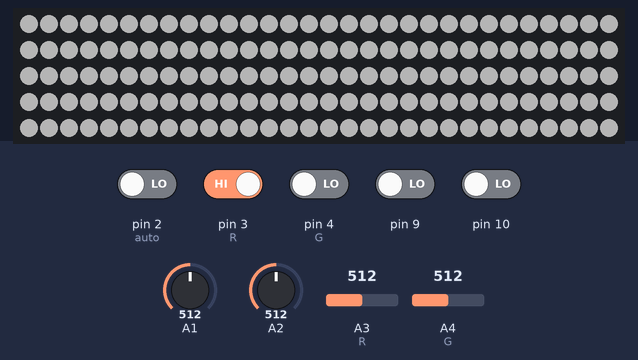
Bench run of a program on a simulated Arduino Mega 2560, built with avr-gcc and run on an emulated ATmega2560. Shown: 150 RGB LEDs in strip order, left to right, continuing on the next row. The inputs (shaded band) are chosen by the test bench; at power-on: pin 3 (R) HIGH, pin 2 (auto), pin 4 (G), pin 9, pin 10 LOW, A1 = 512, A2 = 512, A3 (R) = 512, A4 (G) = 512. Dim RGB values are drawn brighter than linear; random numbers use the default seed unless the program sets one.

Above: at 4.0 s.
4.1 s: pin 3 (R) driven LOW
At 6.9 s:
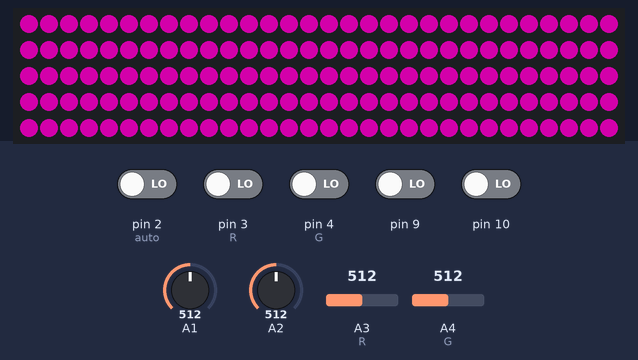
7.1 s: pin 4 (G) driven HIGH
At 9.1 s:
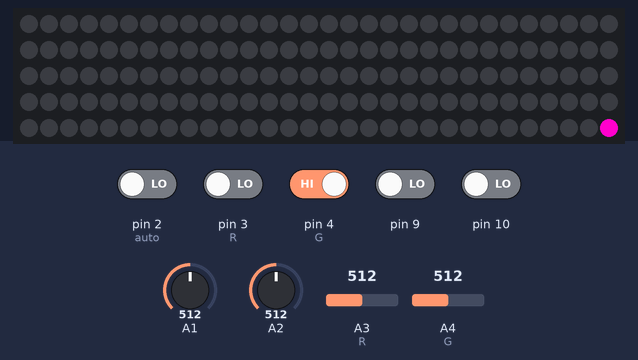
10.1 s: pin 10 driven HIGH
11.6 s: pin 10 driven LOW
14.6 s: pin 4 (G) driven LOW
At 17.4 s:
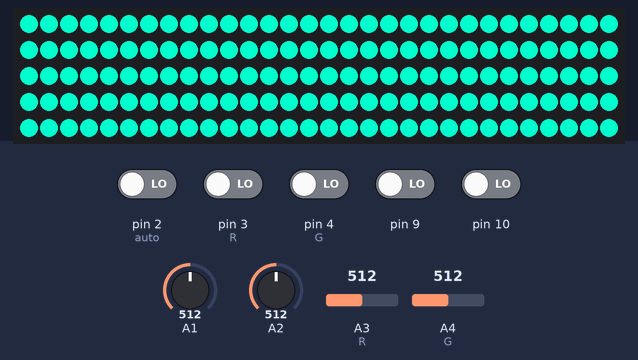
17.6 s: pin 4 (G) driven HIGH
At 19.7 s:
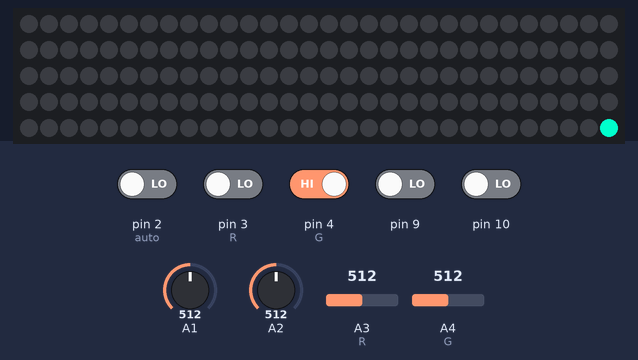
Timing chart, 0 to 21.2 s (numbered marks = the images above; inputs shaded):
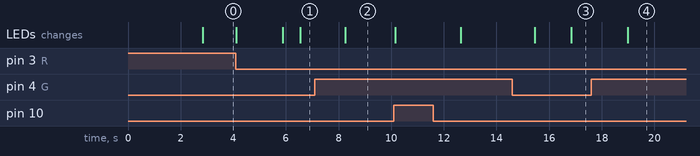

The program:

main.cpp
```cpp
#include <Arduino.h>
#include <Adafruit_NeoPixel.h>

#ifdef __AVR__
  #include <avr/power.h>
#endif

// definition of switches
#define estrobo 7
#define auto 2

#define staticLed 8
#define bpmFade 24
#define bpmLed 26
#define modoColor 20
#define turboColors 22
#define randomColorAuto 12

// defiticion of potenciometers
#define R 3
#define G 4
#define B 5

// definition of leds
#define ledStrip 6

// definition of analizer vars
int maxVolt = 0, preVolt = 0, volt = 0;

const int sensorPin = A0;
const int sampleWindow = 50;

// ledStrip
const int numPixels = 150;

int pixelFormat = NEO_GRB + NEO_KHZ800;
Adafruit_NeoPixel*pixels;

#define DELAYVAL 25
#define BRIGHTNESS 255


// definition of variables
int opt, r, g, b, finalR, finalG, finalB;
bool autoMode;

// switch array
int arrayPins[]  = {auto, randomColorAuto, staticLed, bpmFade, bpmLed, modoColor, turboColors};

// color definitions
int red[] = {255, 0, 0};
int green[] = {0, 255, 0};
int blue[] = {0, 0, 255};
int purple[] = {240, 0, 255};
int actualColor[] = {240,0,0};

int colors[][3] = {{0,0,255},{0,255,0},{255,0,0},{255,255,0},{255,0,255},{0,255,255},{255,255,255},{255,204,0},
  {255,0,204},{0,255,204},{0,204,255},{204,255,0},{204,0,255},{255,102,0},{255,0,102},{102,0,255},{102,255,0},
  {0,255,102},{0,102,255},{128,0,128},{153,204,255},{153,255,204},{255,204,153}};


// other definitions
int estroboWindow = 40;
long lastChange = 0;

// metodos globales

void staticMode(int c[]) {
  for (int i = 0; i < numPixels; i++) {
    pixels -> setPixelColor(i, pixels -> Color(c[0], c[1], c[2]));
  }
  pixels -> show();
}

void readRGB() {
  r = map(analogRead(R), 0, 1023, 0, 255);
  g = map(analogRead(G), 0, 1023, 0, 255);
  b = map(analogRead(B), 0, 1023, 0, 255);
}

void setFinalColors() {
  finalR = r;
  finalG = g;
  finalB = b;
}

void autoColors() {
  readRGB();
  setFinalColors();
}

void clearStrip() {
  pixels -> clear();
  pixels -> show();
}

//setup methods

void maxBright(int c[]) {
  pixels -> setBrightness(255);
  pixels -> show();
}

void turboLed(int c[]) {

  maxBright(c);

  int cont = 0;

  while (cont < numPixels) {

    pixels -> clear();

    for (int i = cont; i < cont + 5; i++) {
      pixels -> setPixelColor(i, pixels -> Color(c[0], c[1], c[2]));
    }
    cont += 1;
    pixels -> show();
    delay(0.05);
  }
}

void initialSequence() {
  turboLed(red);
  turboLed(green);
  turboLed(blue);
  clearStrip();
}

// auto methods
void autoLeds() {
    unsigned long startMillis = millis();
   unsigned int signalMax = 0;
   unsigned int signalMin = 1024;
   unsigned int sample;

   while (millis() - startMillis < sampleWindow)
   {
      sample = analogRead(sensorPin);

      if (sample < 1024)
      {
         if (sample > signalMax)
         {
            signalMax = sample;
         }
         else if (sample < signalMin)
         {
            signalMin = sample;
         }
      }
   }
   unsigned int peakToPeak = signalMax - signalMin;

   preVolt = volt;
   volt = (peakToPeak * 5);

   if (volt > maxVolt) {
    maxVolt = volt;
   }

   pixels -> setBrightness(map(volt, 0, maxVolt, 0 , 255));
   pixels -> show();

}

// metodos modo manual

void fullManualStaticMode() {
  actualColor[0] = map(analogRead(A2), 0, 1023, 0, 255);
  actualColor[1] = map(analogRead(A3), 0, 1023, 0, 255);
  actualColor[2] = map(analogRead(A4), 0, 1023, 0, 255);

  staticMode(actualColor);
  pixels -> setBrightness(map(analogRead(A1), 0, 1023, 0 , 255));

}

void modoEstrobo(int c[]) {
  staticMode(c);
  pixels -> setBrightness(0);
  pixels -> show();
  delay(estroboWindow);
  staticMode(c);
  pixels -> setBrightness(255);
  pixels -> show();
  delay(estroboWindow);
}

void colorCarrousel() {

  long decision = random(0, 1000);

  if (((millis() - lastChange) > 2500 && decision < 50) || (millis() - lastChange) > 10000) {

    int auxN = random(0, 22);

    actualColor[0] = colors[auxN][0];
    actualColor[1] = colors[auxN][1];
    actualColor[2] = colors[auxN][2];

    lastChange = millis();

  }
}

void colorCarrouselNormal() {

  int auxNormalCarr = random(0, 22);

  actualColor[0] = colors[auxNormalCarr][0];
  actualColor[1] = colors[auxNormalCarr][1];
  actualColor[2] = colors[auxNormalCarr][2];

  lastChange = millis();

  staticMode(actualColor);

  delay(random(500,2000));
}

void readColors() {
  int r = map(analogRead(A2), 0, 1023, 0, 255);
  int g = map(analogRead(A3), 0, 1023, 0, 255);
  int b = map(analogRead(A4), 0, 1023, 0, 255);

  if (r > 15) {
    actualColor[0] = r;
  } else {
    actualColor[0] = 0;
  }

  if (g > 15) {
    actualColor[1] = g;
  } else {
    actualColor[1] = 0;
  }

  if (b > 15) {
    actualColor[2] = b;
  } else {
    actualColor[2] = 0;
  }
}


// setup
void setup() {

  #if defined(__AVR_ATtiny85__) && (F_CPU == 16000000)
    clock_prescale_set(clock_div_1);
  #endif

  pixels = new Adafruit_NeoPixel(numPixels, ledStrip, pixelFormat);
  pixels -> begin();
  pixels -> setBrightness(255);
  pixels -> clear();

  // setup switches
  pinMode(estrobo, INPUT);
  pinMode(auto, INPUT);

  // setup potenciometers
  pinMode(R, INPUT);
  pinMode(G, INPUT);
  pinMode(B, INPUT);

  // setup ledStrip
  pinMode(ledStrip, OUTPUT);

  // initial sequence
  initialSequence();

  actualColor[0] = 220;
  actualColor[1] = 0;
  actualColor[2] = 255;
  staticMode(actualColor);

  Serial.begin(9600);
}

// loop
void loop() {

  if (digitalRead(10)) {
    modoEstrobo(actualColor);
  } else if(digitalRead(9)) {
    staticMode(actualColor);
    if (digitalRead(8)) {
      colorCarrousel();
    }
    autoLeds();
  } else {
    //inicio del modo manual
    if (digitalRead(4)) {
      turboLed(actualColor);
    } else if (!digitalRead(3)) {
      colorCarrouselNormal();
    } else if (!digitalRead(2)){
      fullManualStaticMode();
    } else {
      pixels -> setBrightness(0);
    }
  }
}
```

Measured:
- after the input at 4.1 s, the LEDs: first change at once (image 1 shows a later state)
